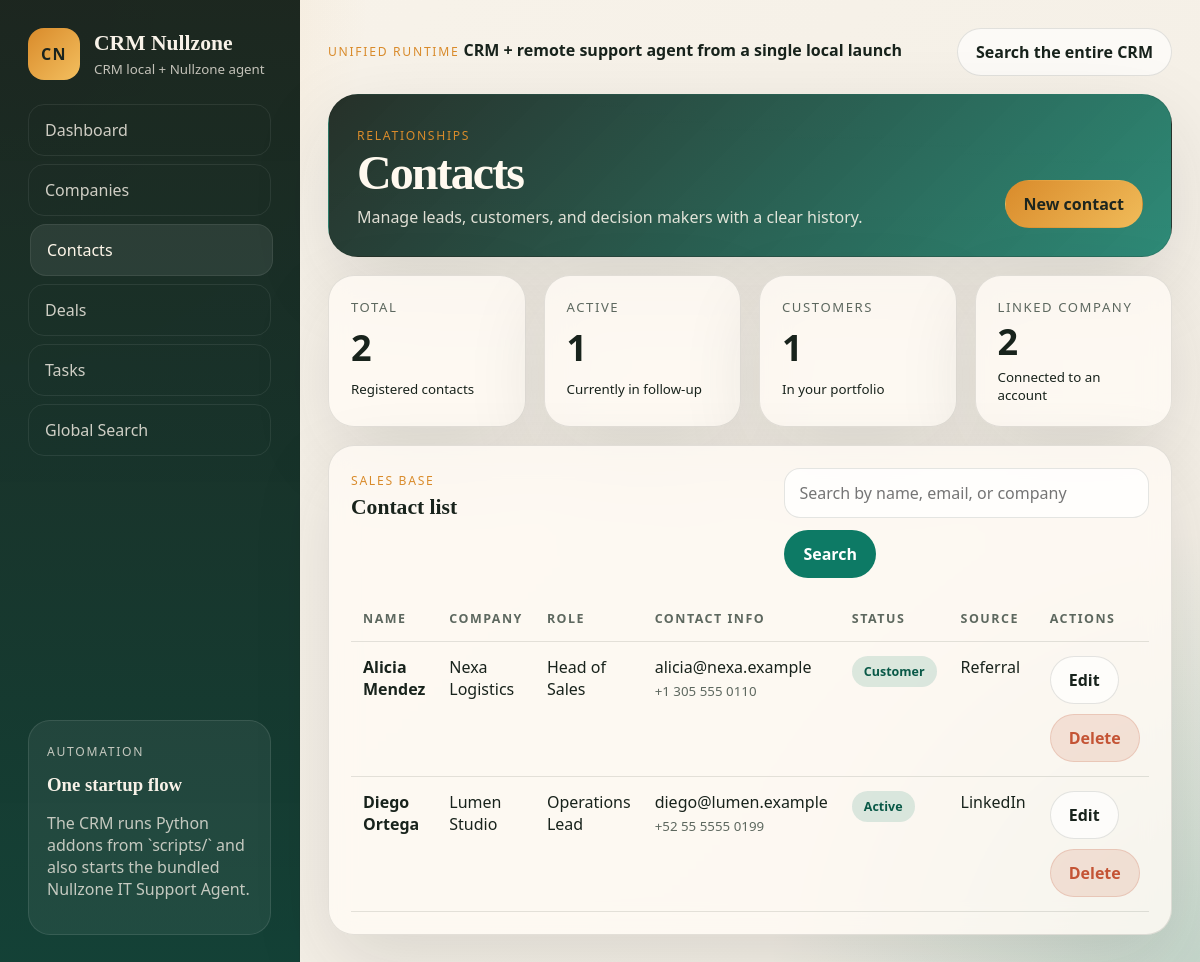
Screenshot of /contacts with the database file from the repository.
### tables this page shows
CREATE TABLE contacts (
    id INTEGER PRIMARY KEY AUTOINCREMENT,
    first_name TEXT NOT NULL,
    last_name TEXT NOT NULL,
    email TEXT,
    phone TEXT,
    company_id INTEGER REFERENCES companies(id) ON DELETE SET NULL,
    role TEXT,
    status TEXT NOT NULL DEFAULT 'Lead',
    source TEXT,
    notes TEXT,
    created_at TEXT NOT NULL DEFAULT CURRENT_TIMESTAMP
);

CREATE TABLE companies (
    id INTEGER PRIMARY KEY AUTOINCREMENT,
    name TEXT NOT NULL,
    industry TEXT,
    website TEXT,
    email TEXT,
    phone TEXT,
    city TEXT,
    country TEXT,
    notes TEXT,
    created_at TEXT NOT NULL DEFAULT CURRENT_TIMESTAMP
);

### crm/routes.py (the view)
@bp.get("/contacts")
def contacts():
    query = (request.args.get("q") or "").strip()
    return render_template(
        "contacts.html",
        contacts=db.list_contacts(database_path(), query),
        query=query,
        summary=db.get_contact_summary(database_path()),
    )

### crm/__init__.py (called while the page is built)
def slugify(value: str | None) -> str:
    if not value:
        return ""
    slug = re.sub(r"[^a-z0-9]+", "-", value.lower()).strip("-")
    return slug

### crm/db.py (called while the page is built)
def connect(database_path: str | Path) -> sqlite3.Connection:
    connection = sqlite3.connect(str(database_path))
    connection.row_factory = sqlite3.Row
    connection.execute("PRAGMA foreign_keys = ON")
    return connection

def query_all(database_path: str | Path, sql: str, params: tuple[Any, ...] = ()) -> list[dict]:
    with connect(database_path) as connection:
        rows = connection.execute(sql, params).fetchall()
    return [dict(row) for row in rows]

def query_one(database_path: str | Path, sql: str, params: tuple[Any, ...] = ()) -> dict | None:
    with connect(database_path) as connection:
        row = connection.execute(sql, params).fetchone()
    return dict(row) if row else None

def get_contact_summary(database_path: str | Path) -> dict[str, int]:
    return query_one(
        database_path,
        """
        SELECT
            COUNT(*) AS total,
            SUM(CASE WHEN status = 'Active' THEN 1 ELSE 0 END) AS active,
            SUM(CASE WHEN status = 'Customer' THEN 1 ELSE 0 END) AS customers,
            SUM(CASE WHEN company_id IS NOT NULL THEN 1 ELSE 0 END) AS linked_companies
        FROM contacts
        """,
    ) or {"total": 0, "active": 0, "customers": 0, "linked_companies": 0}

def list_contacts(database_path: str | Path, search: str = "") -> list[dict]:
    like = f"%{search.strip()}%"
    return query_all(
        database_path,
        """
        SELECT
            contacts.*,
            companies.name AS company_name
        FROM contacts
        LEFT JOIN companies ON companies.id = contacts.company_id
        WHERE
            ? = ''
            OR contacts.first_name LIKE ?
            OR contacts.last_name LIKE ?
            OR contacts.email LIKE ?
            OR contacts.phone LIKE ?
            OR companies.name LIKE ?
        ORDER BY contacts.created_at DESC
        """,
        (search.strip(), like, like, like, like, like),
    )

### crm/routes.py (called while the page is built)
def database_path() -> str:
    return current_app.config["DATABASE"]

### crm/templates/contacts.html (shortened to what this page needs)
{% extends "base.html" %}
{% block hero %}
  <section class="hero-card">
    <div>
      <p class="eyebrow">Relationships</p>
      <h1>Contacts</h1>
      <p>Manage leads, customers, and decision makers with a clear history.</p>
    </div>
    <div class="hero-actions">
      <a class="button primary" href="{{ url_for('crm.new_contact') }}">New contact</a>
    </div>
  </section>
{% endblock %}
{% block content %}
  <section class="stats-grid full-span">
    <article class="metric-card">
      <span class="metric-label">Total</span>
      <strong>{{ summary.total or 0 }}</strong>
      <small>Registered contacts</small>
    </article>
    <article class="metric-card">
      <span class="metric-label">Active</span>
      <strong>{{ summary.active or 0 }}</strong>
      <small>Currently in follow-up</small>
    </article>
    <article class="metric-card">
      <span class="metric-label">Customers</span>
      <strong>{{ summary.customers or 0 }}</strong>
      <small>In your portfolio</small>
    </article>
    <article class="metric-card">
      <span class="metric-label">Linked company</span>
      <strong>{{ summary.linked_companies or 0 }}</strong>
      <small>Connected to an account</small>
    </article>
  </section>
  <section class="panel full-span">
    <div class="panel-heading">
      <div>
        <p class="eyebrow">Sales base</p>
        <h2>Contact list</h2>
      </div>
      <form class="inline-form" method="get">
        <input type="search" name="q" value="{{ query }}" placeholder="Search by name, email, or company">
        <button class="button secondary" type="submit">Search</button>
      </form>
    </div>
    {% if contacts %}
      <div class="table-wrap">
        <table>
          <thead>
            <tr>
              <th>Name</th>
              <th>Company</th>
              <th>Role</th>
              <th>Contact info</th>
              <th>Status</th>
              <th>Source</th>
              <th>Actions</th>
            </tr>
          </thead>
          <tbody>
            {% for contact in contacts %}
              <tr>
                <td>
                  <strong>{{ contact.first_name }} {{ contact.last_name }}</strong>
                </td>
                <td>{{ contact.company_name or "No company" }}</td>
                <td>{{ contact.role or "No role" }}</td>
                <td>
                  <div class="stacked-cell">
                    <span>{{ contact.email or "No email" }}</span>
                    <small>{{ contact.phone or "No phone" }}</small>
                  </div>
                </td>
                <td><span class="badge tone-{{ contact.status|slugify }}">{{ contact.status }}</span></td>
                <td>{{ contact.source or "Direct" }}</td>
                <td>
                  <div class="action-row">
                    <a class="button ghost" href="{{ url_for('crm.edit_contact', contact_id=contact.id) }}">Edit</a>
                    <form method="post" action="{{ url_for('crm.delete_contact', contact_id=contact.id) }}" data-confirm="Delete this contact?">
                      <button class="button danger" type="submit">Delete</button>
                    </form>
                  </div>
                </td>
              </tr>
            {% endfor %}
          </tbody>
        </table>
      </div>
    {% else %}
      <div class="empty-state">There are no contacts to show for this filter.</div>
    {% endif %}
  </section>
{% endblock %}

### rows the page displays
contacts: first_name "Alicia", last_name "Mendez", name "Nexa Logistics", role "Head of Sales", email "alicia@nexa.example", phone "+1 305 555 0110", status "Customer", source "Referral"
contacts: first_name "Diego", last_name "Ortega", name "Lumen Studio", role "Operations Lead", email "diego@lumen.example", phone "+52 55 5555 0199", status "Active", source "LinkedIn"

### other values shown
{{ app_name }} "CRM Nullzone"
{{ summary.total or 0 }} "2"
{{ summary.active or 0 }} "1"
{{ summary.customers or 0 }} "1"
{{ summary.linked_companies or 0 }} "2"
